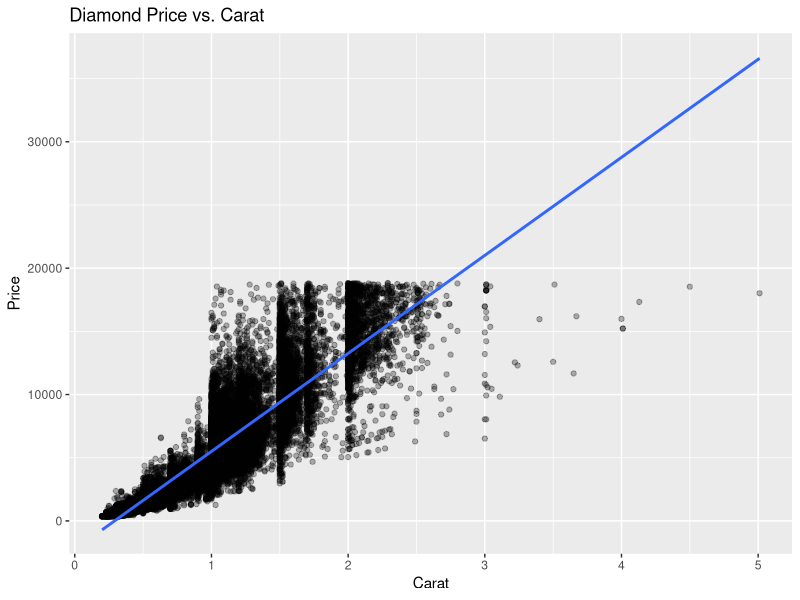

Here is the R script that generated this plot:
#| title: "Scatterplots: Part 4"
#| description: "Using `geom_smooth()`, overlay a linear regression line (`method = 'lm'`) onto the basic scatterplot of `carat` vs `price`. You can drop the `colour = cut` mapping for this plot to make it simpler."

library(ggplot2)

p <- ggplot(diamonds, aes(x = carat, y = price)) +
  geom_point(alpha = 0.3) +
  geom_smooth(method = "lm", se = TRUE) +
  labs(
    title = "Diamond Price vs. Carat",
    x = "Carat",
    y = "Price"
  )

plot(p)
